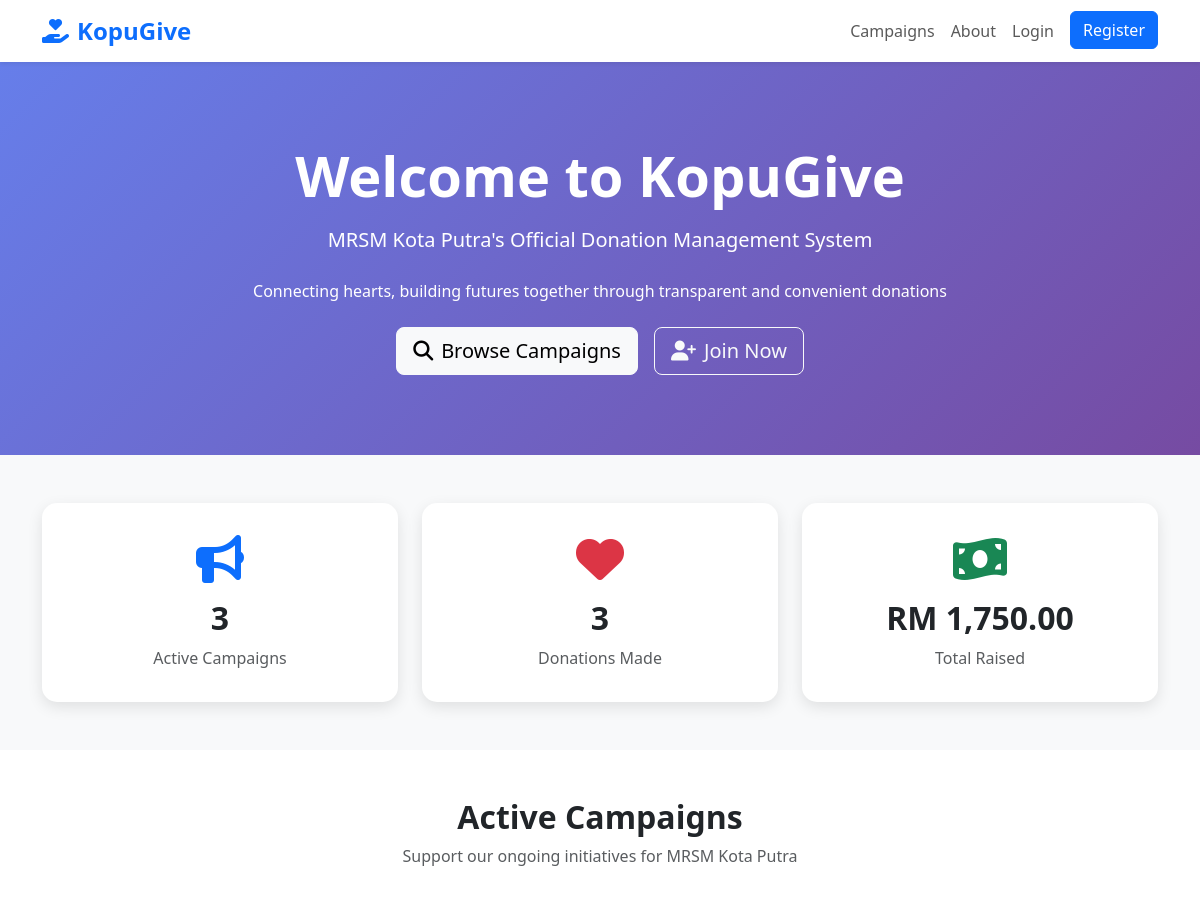
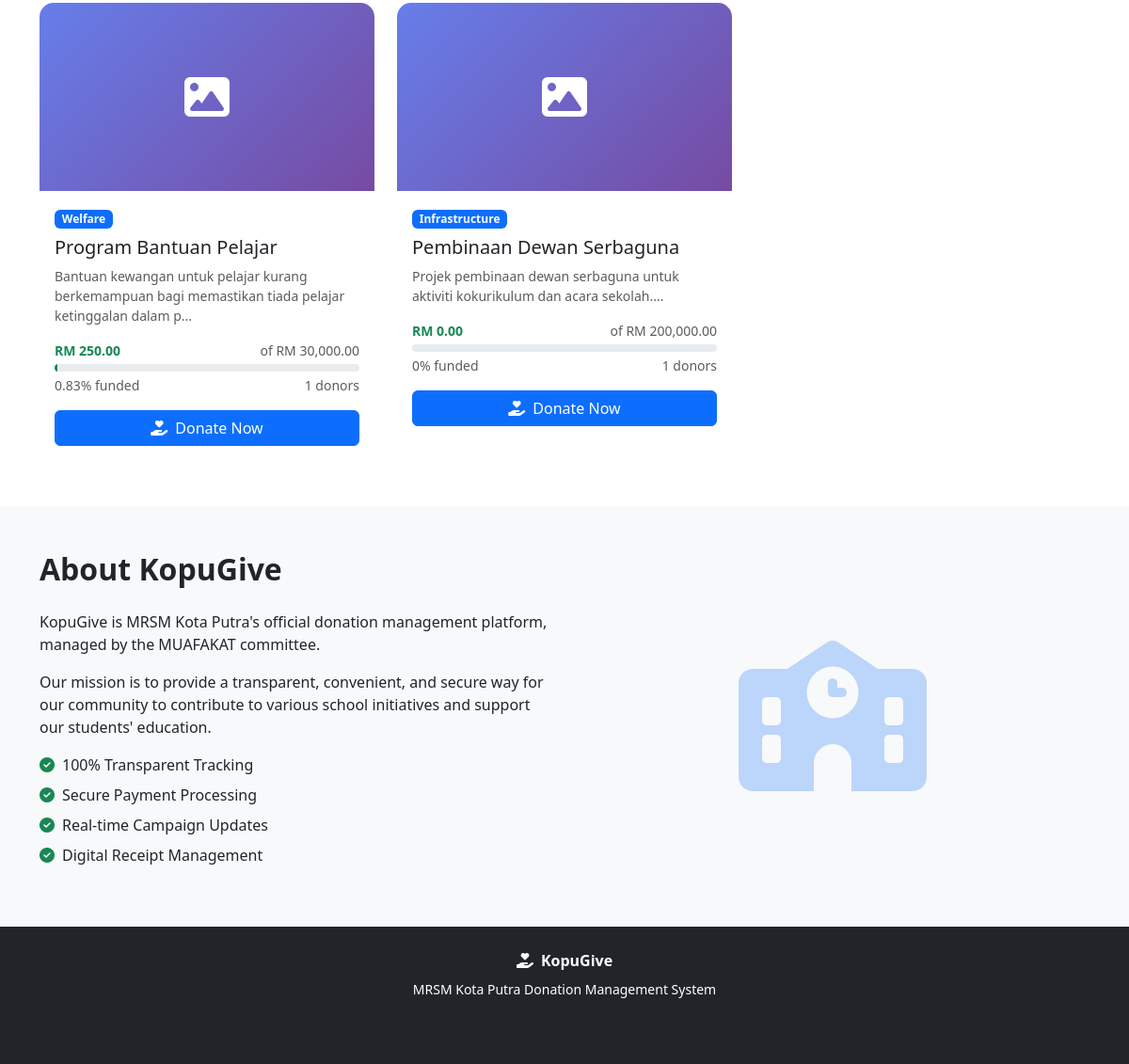
The page / on the database its author committed (2 pictures, top to bottom).
### tables this page shows
CREATE TABLE campaigns (
    campaign_id INT AUTO_INCREMENT PRIMARY KEY,
    campaign_name VARCHAR(255) NOT NULL,
    description TEXT,
    target_amount DECIMAL(10, 2) NOT NULL,
    current_amount DECIMAL(10, 2) DEFAULT 0.00,
    start_date DATE NOT NULL,
    end_date DATE NOT NULL,
    category ENUM('education', 'infrastructure', 'welfare', 'emergency', 'other') DEFAULT 'other',
    status ENUM('active', 'completed', 'closed', 'draft') DEFAULT 'draft',
    banner_image VARCHAR(255),
    created_by INT,
    created_at TIMESTAMP DEFAULT CURRENT_TIMESTAMP,
    updated_at TIMESTAMP DEFAULT CURRENT_TIMESTAMP ON UPDATE CURRENT_TIMESTAMP,
    FOREIGN KEY (created_by) REFERENCES users(user_id) ON DELETE SET NULL,
    INDEX idx_status (status),
    INDEX idx_dates (start_date, end_date)
);

### includes/functions.php (called while the page is built, shortened)
<?php
function formatCurrency($amount) {
    return 'RM ' . number_format($amount, 2);
}
function calculatePercentage($current, $target) {
    $percentage = ($current / $target) * 100;
    return min(100, round($percentage, 2));
}
function isLoggedIn() {
    return isset($_SESSION['user_id']);
}
?>

### index.php (the view, shortened to what this page needs)
<?php
require_once 'includes/functions.php';
$db = (new Database())->getConnection();
$stmt = $db->query("
    SELECT c.*,
           COUNT(DISTINCT d.donation_id) as donation_count,
           COALESCE(SUM(CASE WHEN d.status = 'verified' THEN d.amount ELSE 0 END), 0) as total_raised
    FROM campaigns c
    LEFT JOIN donations d ON c.campaign_id = d.campaign_id
    WHERE c.status = 'active' AND c.end_date >= CURDATE()
    GROUP BY c.campaign_id
    ORDER BY c.created_at DESC
    LIMIT 6
");
$campaigns = $stmt->fetchAll();
$stmt = $db->query("SELECT COUNT(*) as total FROM campaigns WHERE status = 'active'");
$totalCampaigns = $stmt->fetch()['total'];
$stmt = $db->query("SELECT COUNT(*) as total FROM donations WHERE status = 'verified'");
$totalDonations = $stmt->fetch()['total'];
$stmt = $db->query("SELECT SUM(amount) as total FROM donations WHERE status = 'verified'");
$totalRaised = $stmt->fetch()['total'] ?? 0;
?>
<!DOCTYPE html>
<html lang="en">
<head>
    <link href="https://cdn.jsdelivr.net/npm/bootstrap@5.3.0/dist/css/bootstrap.min.css" rel="stylesheet">
    <link rel="stylesheet" href="https://cdnjs.cloudflare.com/ajax/libs/font-awesome/6.4.0/css/all.min.css">
</head>
<body>
    <nav class="navbar navbar-expand-lg navbar-light bg-white shadow-sm sticky-top">
        <div class="container">
            <a class="navbar-brand text-primary" href="index.php">
                <i class="fas fa-hand-holding-heart me-2"></i>KopuGive
            </a>
            <div class="collapse navbar-collapse" id="navbarNav">
                <ul class="navbar-nav ms-auto">
                    <li class="nav-item">
                        <a class="nav-link" href="#campaigns">Campaigns</a>
                    </li>
                    <li class="nav-item">
                        <a class="nav-link" href="#about">About</a>
                    </li>
                    <?php if (isLoggedIn()): ?>
                        <li class="nav-item">
                            <a class="nav-link" href="<?= isAdmin() ? 'admin/dashboard.php' : 'donor/dashboard.php' ?>">
                                <i class="fas fa-tachometer-alt me-1"></i>Dashboard
                            </a>
                        </li>
                        <li class="nav-item">
                            <a class="nav-link" href="auth/logout.php">
                                <i class="fas fa-sign-out-alt me-1"></i>Logout
                            </a>
                        </li>
                    <?php else: ?>
                        <li class="nav-item">
                            <a class="nav-link" href="auth/login.php">Login</a>
                        </li>
                        <li class="nav-item">
                            <a class="btn btn-primary text-white ms-2" href="auth/register.php">Register</a>
                        </li>
                    <?php endif; ?>
                </ul>
            </div>
        </div>
    </nav>
    <section class="hero-section">
        <div class="container text-center">
            <h1 class="display-4 fw-bold mb-3">Welcome to KopuGive</h1>
            <p class="lead mb-4">MRSM Kota Putra's Official Donation Management System</p>
            <p class="mb-4">Connecting hearts, building futures together through transparent and convenient donations</p>
            <div class="d-flex justify-content-center gap-3">
                <a href="#campaigns" class="btn btn-light btn-lg">
                    <i class="fas fa-search me-2"></i>Browse Campaigns
                </a>
                <?php if (!isLoggedIn()): ?>
                    <a href="auth/register.php" class="btn btn-outline-light btn-lg">
                        <i class="fas fa-user-plus me-2"></i>Join Now
                    </a>
                <?php endif; ?>
            </div>
        </div>
    </section>
    <section class="py-5 bg-light">
        <div class="container">
            <div class="row g-4">
                <div class="col-md-4">
                    <div class="stat-box text-center">
                        <i class="fas fa-bullhorn fa-3x text-primary mb-3"></i>
                        <h2 class="fw-bold"><?= $totalCampaigns ?></h2>
                        <p class="text-muted mb-0">Active Campaigns</p>
                    </div>
                </div>
                <div class="col-md-4">
                    <div class="stat-box text-center">
                        <i class="fas fa-heart fa-3x text-danger mb-3"></i>
                        <h2 class="fw-bold"><?= $totalDonations ?></h2>
                        <p class="text-muted mb-0">Donations Made</p>
                    </div>
                </div>
                <div class="col-md-4">
                    <div class="stat-box text-center">
                        <i class="fas fa-money-bill-wave fa-3x text-success mb-3"></i>
                        <h2 class="fw-bold"><?= formatCurrency($totalRaised) ?></h2>
                        <p class="text-muted mb-0">Total Raised</p>
                    </div>
                </div>
            </div>
        </div>
    </section>
    <section id="campaigns" class="py-5">
        <div class="container">
            <div class="text-center mb-5">
                <h2 class="fw-bold">Active Campaigns</h2>
                <p class="text-muted">Support our ongoing initiatives for MRSM Kota Putra</p>
            </div>
            <?php if (empty($campaigns)): ?>
                <div class="text-center py-5">
                    <i class="fas fa-inbox fa-4x text-muted mb-3"></i>
                    <p class="text-muted">No active campaigns at the moment</p>
                </div>
            <?php else: ?>
                <div class="row g-4">
                    <?php foreach ($campaigns as $campaign): ?>
                        <?php $percentage = calculatePercentage($campaign['total_raised'], $campaign['target_amount']); ?>
                        <div class="col-md-6 col-lg-4">
                            <div class="card campaign-card h-100">
                                <?php if ($campaign['banner_image']): ?>
                                    <img src="<?= htmlspecialchars($campaign['banner_image']) ?>" class="card-img-top campaign-image" alt="Campaign">
                                <?php else: ?>
                                    <div class="campaign-image d-flex align-items-center justify-content-center text-white">
                                        <i class="fas fa-image fa-3x"></i>
                                    </div>
                                <?php endif; ?>
                                <div class="card-body">
                                    <span class="badge bg-primary mb-2"><?= ucfirst($campaign['category']) ?></span>
                                    <h5 class="card-title"><?= htmlspecialchars($campaign['campaign_name']) ?></h5>
                                    <p class="card-text text-muted small"><?= substr(htmlspecialchars($campaign['description']), 0, 100) ?>...</p>
                                    <div class="mb-3">
                                        <div class="d-flex justify-content-between mb-1">
                                            <small class="fw-bold text-success"><?= formatCurrency($campaign['total_raised']) ?></small>
                                            <small class="text-muted">of <?= formatCurrency($campaign['target_amount']) ?></small>
                                        </div>
                                        <div class="progress" style="height: 8px;">
                                            <div class="progress-bar bg-success" style="width: <?= $percentage ?>%"></div>
                                        </div>
                                        <div class="d-flex justify-content-between mt-1">
                                            <small class="text-muted"><?= $percentage ?>% funded</small>
                                            <small class="text-muted"><?= $campaign['donation_count'] ?> donors</small>
                                        </div>
                                    </div>
                                    <a href="donor/campaign_view.php?id=<?= $campaign['campaign_id'] ?>" class="btn btn-primary w-100">
                                        <i class="fas fa-hand-holding-heart me-2"></i>Donate Now
                                    </a>
                                </div>
                            </div>
                        </div>
                    <?php endforeach; ?>
                </div>
            <?php endif; ?>
        </div>
    </section>
    <section id="about" class="py-5 bg-light">
        <div class="container">
            <div class="row align-items-center">
                <div class="col-md-6">
                    <h2 class="fw-bold mb-4">About KopuGive</h2>
                    <p>KopuGive is MRSM Kota Putra's official donation management platform, managed by the MUAFAKAT committee.</p>
                    <p>Our mission is to provide a transparent, convenient, and secure way for our community to contribute to various school initiatives and support our students' education.</p>
                    <ul class="list-unstyled">
                        <li class="mb-2"><i class="fas fa-check-circle text-success me-2"></i>100% Transparent Tracking</li>
                        <li class="mb-2"><i class="fas fa-check-circle text-success me-2"></i>Secure Payment Processing</li>
                        <li class="mb-2"><i class="fas fa-check-circle text-success me-2"></i>Real-time Campaign Updates</li>
                        <li class="mb-2"><i class="fas fa-check-circle text-success me-2"></i>Digital Receipt Management</li>
                    </ul>
                </div>
                <div class="col-md-6 text-center">
                    <i class="fas fa-school fa-10x text-primary opacity-25"></i>
                </div>
            </div>
        </div>
    </section>
    <footer class="bg-dark text-white py-4">
        <div class="container text-center">
            <p class="mb-2"><i class="fas fa-hand-holding-heart me-2"></i><strong>KopuGive</strong></p>
            <p class="small mb-2">MRSM Kota Putra Donation Management System</p>
            <p class="small text-muted">&copy; <?= date('Y') ?> MRSM Kota Putra. All rights reserved.</p>
        </div>
    </footer>
</body>
</html>

### index.php (style rules this page uses)
.hero-section { background: linear-gradient(135deg, #667eea 0%, #764ba2 100%); color: white; padding: 5rem 0; }
.campaign-card { transition: transform 0.3s, box-shadow 0.3s; border: none; border-radius: 15px; overflow: hidden; }
.campaign-image { height: 200px; object-fit: cover; background: linear-gradient(135deg, #667eea 0%, #764ba2 100%); }
.stat-box { padding: 2rem; background: white; border-radius: 15px; box-shadow: 0 5px 15px rgba(0,0,0,0.1); }
.navbar-brand { font-weight: bold; font-size: 1.5rem; }

### rows shown on the page
campaigns: category "Welfare", campaign_name "Program Bantuan Pelajar", description "Bantuan kewangan untuk pelajar kurang berkemampuan bagi memastikan tiada pelajar ketinggalan dalam p", total_raised "RM 250.00", target_amount "RM 30,000.00", percentage "0.83", donation_count "1"
campaigns: category "Infrastructure", campaign_name "Pembinaan Dewan Serbaguna", description "Projek pembinaan dewan serbaguna untuk aktiviti kokurikulum dan acara sekolah.", total_raised "RM 0.00", target_amount "RM 200,000.00", percentage "0", donation_count "1"

### other values the page prints
$totalCampaigns "3"
$totalDonations "3"
formatCurrency($totalRaised) "RM 1,750.00"
